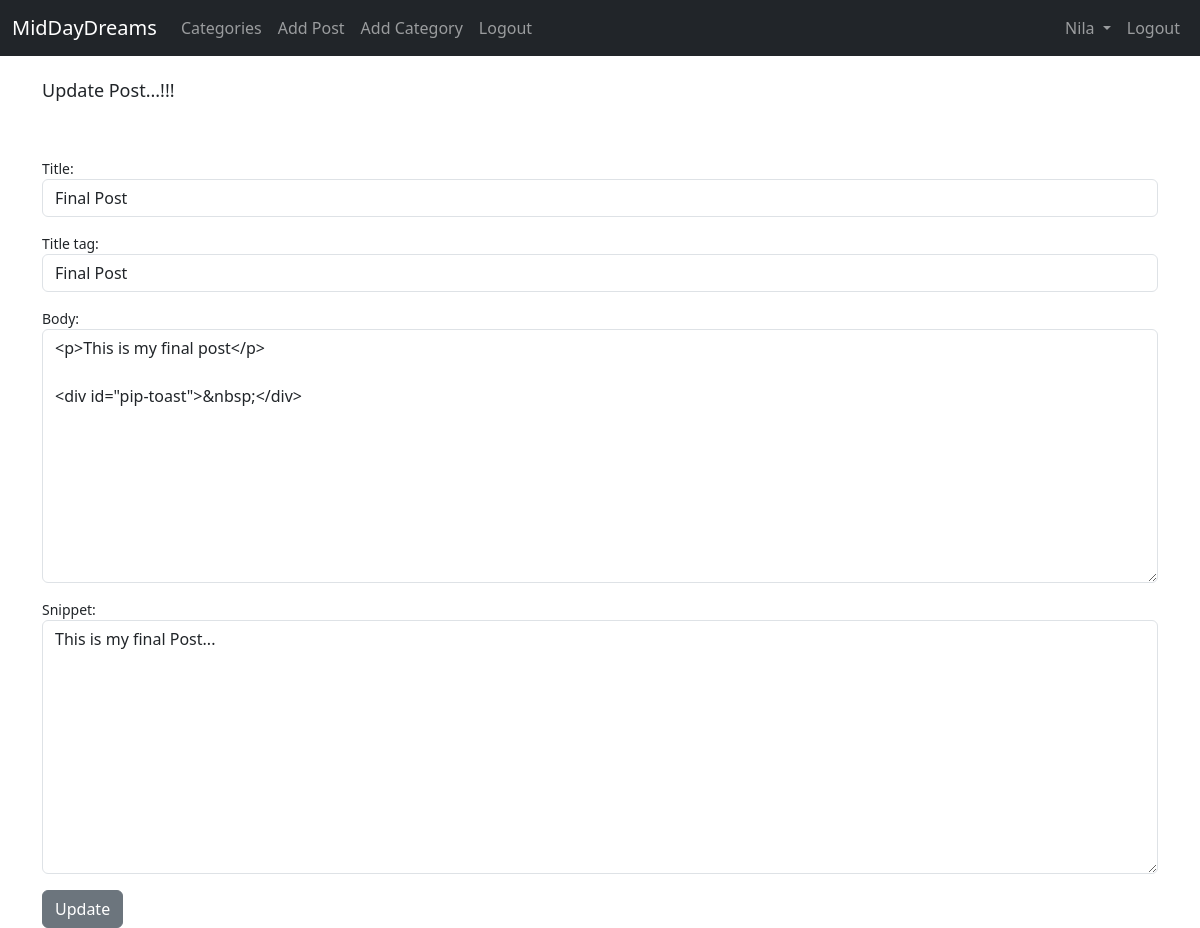
The page /article/edit/19 (signed in) on the database its author committed.
### theblog/models.py (models this page shows, shortened)
class Profile(models.Model):
	user = models.OneToOneField(User, null = True , on_delete = models.CASCADE)
	bio = models.TextField()
	profile_pic = models.ImageField(null = True, blank = True, upload_to = "images/profile/")
	website_url = models.CharField(max_length = 255, null = True, blank = True)
	facebook_url = models.CharField(max_length = 255, null = True, blank = True)
	twitter_url = models.CharField(max_length = 255, null = True, blank = True)
	instagram_url = models.CharField(max_length = 255, null = True, blank = True)
	linkedin_url = models.CharField(max_length = 255, null = True, blank = True)
	def __str__(self):
		return str(self.user)

class Post(models.Model):
	title = models.CharField(max_length = 255)
	header_image = models.ImageField(null = True, blank = True, upload_to = "images/")
	title_tag = models.CharField(max_length = 255)
	author = models.ForeignKey(User, on_delete = models.CASCADE)
	body = RichTextField(blank = True, null = True)
	post_date = models.DateField(auto_now_add = True)
	category = models.CharField(max_length = 255, default = 'coding')
	snippet = models.CharField(max_length = 255)
	likes = models.ManyToManyField(User, related_name = 'blog_post')

### theblog/views.py (the view)
# urls.py: path('article/edit/<int:pk>', UpdatePostView.as_view(), name='update_post'),
class UpdatePostView(UpdateView):
    model = Post
    form_class = EditForm
    template_name = 'update_post.html'

### theblog/forms.py
class EditForm(forms.ModelForm):
    class Meta:
        model = Post
        fields = ('title',  'title_tag', 'body', 'snippet')
        widgets = {
            'title': forms.TextInput(attrs={'class': 'form-control'}),
            'title_tag': forms.TextInput(attrs={'class': 'form-control'}),
            'body': forms.Textarea(attrs={'class': 'form-control'}),
            'snippet': forms.Textarea(attrs={'class': 'form-control'}),
        }

### theblog/templates/update_post.html (shortened to what this page needs)
 {% extends 'base.html' %}
{% block content %}
{% if user.is_authenticated %}
    {% if user.id  == post.author.id%}
        <h1 style="font-size: 18px;">Update Post...!!!</h1>
        <div class="form-group">
          <form method="POST">
            <div style="font-size: 14px;">
              {{ form.as_p }}
            </div>
            <button style="font-size: 16px;"  class="btn btn-secondary">Update</button>
          </form>
        </div>
    {% else %}
    You are not allowed here! ( And You know it... )
    {% endif %}
{% else %}
You are not allowed here! ( And You know it... )
{% endif %}
{% endblock %}

### theblog/templates/base.html (shortened to what this page needs)
<!doctype html>
<html lang="en">
  <head>
    <link href="https://cdn.jsdelivr.net/npm/bootstrap@5.3.2/dist/css/bootstrap.min.css" rel="stylesheet">
  </head>
  <body>
    <nav class="navbar navbar-expand-lg navbar-dark bg-dark ">
  <div class="container-fluid">
    <a class="navbar-brand" href="{% url 'home' %}">MidDayDreams</a>
    <div class="collapse navbar-collapse" id="navbarSupportedContent">
      <ul class="navbar-nav me-auto mb-2 mb-lg-0">
        {% if cat_menu %}
        <li class="nav-item dropdown">
          <a class="nav-link dropdown-toggle" href="#" role="button" data-bs-toggle="dropdown" aria-expanded="false">
            Categories
          </a>
          <ul class="dropdown-menu">
              {% for item in cat_menu %}
                <li><a class="dropdown-item" href="{% url 'category' item|slugify %}">{{ item }}</a></li>
              {% endfor %}
          </ul>
        </li>
        {% else %}
        <li class="nav-item">
          <a class="nav-link" href="{% url 'category-list' %}">Categories</a>
        </li>
        {% endif %}
        {% if user.is_authenticated %}
        <li class="nav-item">
          <a class="nav-link" href="{% url 'add_post' %}">Add Post</a>
        </li>
        <li class="nav-item">
          <a class="nav-link" href="{% url 'add_category' %}">Add Category</a>
        </li>
          <li class="nav-item">
            <a class="nav-link" href="{% url 'logout' %}">Logout</a>
          </li>
        {% endif %}
      </ul>
      {% if user.is_authenticated %}
          <ul class="navbar-nav ml-auto">
            <li class="nav-item dropdown">
            <a class="nav-link dropdown-toggle" href="#" role="button" data-bs-toggle="dropdown" aria-expanded="false">
              {{user.profile}}
            </a>
          <li class="nav-item">
            <a class="nav-link" href="{% url 'logout' %}">Logout</a>
          </li>
      {% endif %}
    </div>
  </div>
</nav>
    <br >
    <div class = "container">
    {% block content %}{% endblock %}
  </body>
</html>

### rows shown on the page
Post: title "Final Post", title_tag "Final Post", body "<p>This is my final post</p> <div id=\"pip-toast\">&nbsp;</div>", snippet "This is my final Post..."

### other values the page prints
{{ user.profile }} "Nila"
